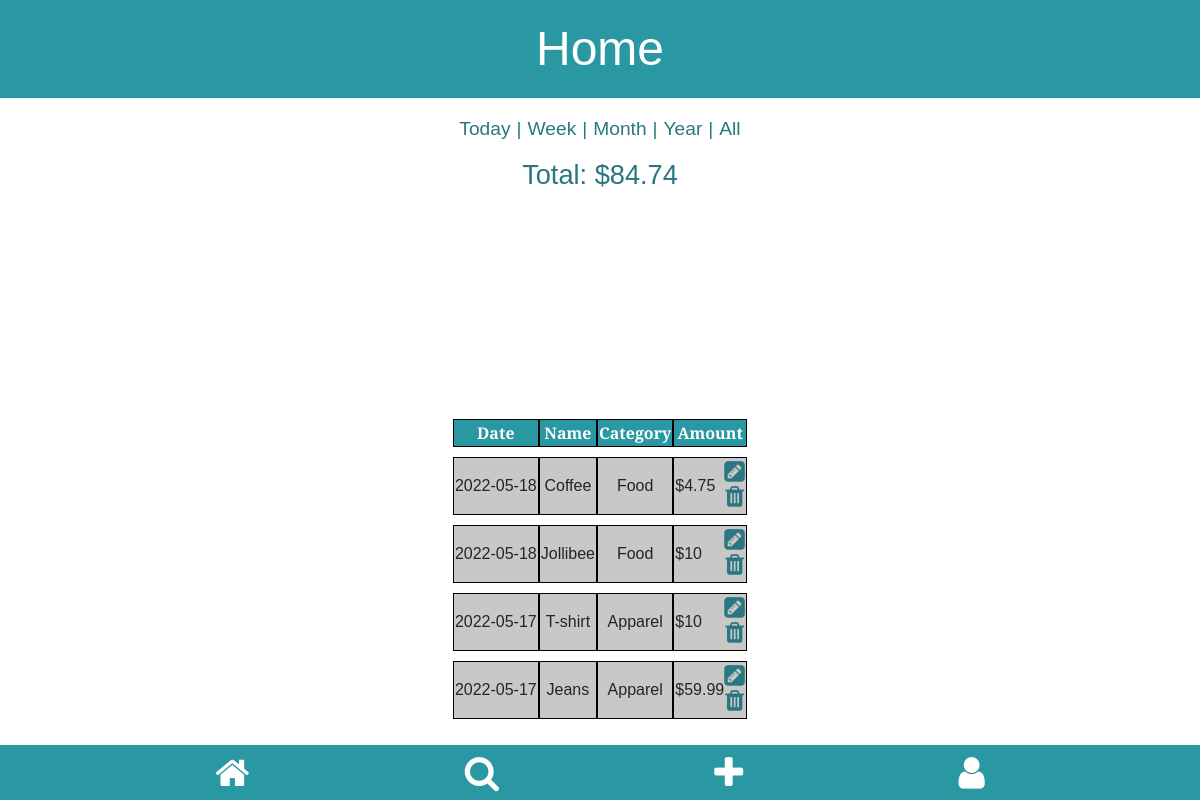
Before: /home/week (signed in) with the older database file.
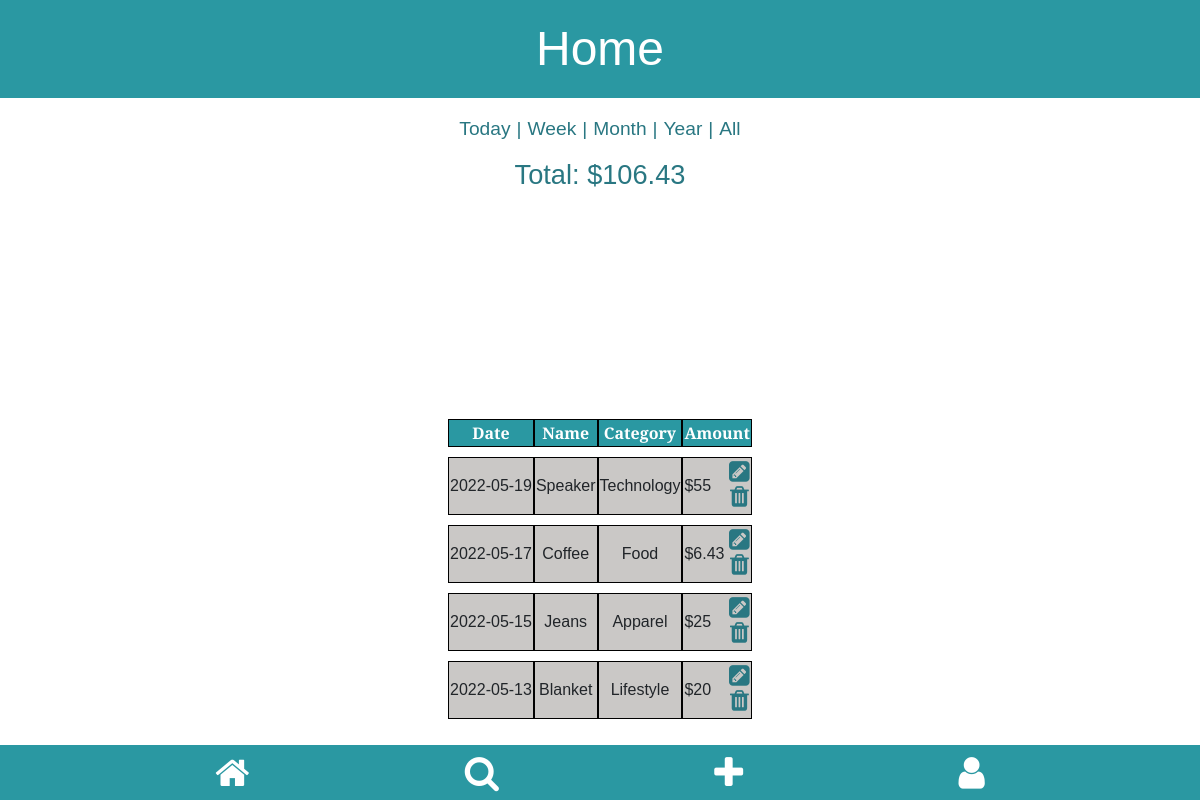
After: the same page with the newer database file.
### tables this page shows
CREATE TABLE expenses (
                                    id integer PRIMARY KEY,
                                    user_id integer NOT NULL,
                                    name text NOT NULL,
                                    date numeric NOT NULL,
                                    category text NOT NULL,
                                    amount numberic NOT NULL,
                                    FOREIGN KEY (user_id) REFERENCES users (id)
                                );

### app.py (the view, shortened to what this page needs)
@app.route("/home/week", methods=["GET", "POST"])
def homepage_week():
    conn = create_connection("database.db")
    tuple_expenses = get_expense_week(conn, session["uid"])
    total_category_exp = []
    for category in CATEGORIES:
        total_category_exp.append(
            get_total_expenses_by_category(conn, session["uid"], category)
        )
    total_expense = tuple_expenses[0]
    conn.close()
    user_expenses = sorted([data_to_dict(each_expense) for each_expense in tuple_expenses[1]],
                           key=lambda d: d["date"], reverse=True)
    pie_data = {
        "Category": "Amount",
        "Food": total_category_exp[0],
        "Apparel": total_category_exp[1],
        "Entertainment": total_category_exp[2],
        "Lifestyle": total_category_exp[3],
        "Miscellaneous": total_category_exp[4],
        "Groceries": total_category_exp[5],
        "Services": total_category_exp[6],
        "Technology": total_category_exp[7],
        "School": total_category_exp[8],
    }
    return (
        render_template(
            "home_week.html",
            user_expenses=user_expenses,
            total_expense=str(total_expense),
            data=pie_data,
        ),
        200,
    )

### app.py (called while the page is built)
def data_to_dict(data_tup: tuple) -> dict:
    return {
        "name": data_tup[2],
        "date": data_tup[3],
        "category": data_tup[4],
        "amount": data_tup[5],
        "eid": data_tup[0],
    }

### modules/expense_module.py (called while the page is built)
def get_total_expenses_by_category(conn, uid: int, category: str) -> int:
    cur = conn.cursor()
    cur.execute(
        "SELECT amount FROM expenses WHERE user_id=? AND category=?",
        (
            uid,
            category,
        ),
    )
    total = 0
    for row in cur.fetchall():
        total += row[0]
    return total

def get_expense_week(conn, uid: int) -> tuple:
    cur = conn.cursor()
    cur.execute(
        "SELECT * FROM expenses WHERE DATE(date) >= DATE('now', '-7 day') AND user_id=?", (uid,))
    week_exp = cur.fetchall()
    total = 0
    if week_exp:
        for e in week_exp:
            total += e[5]
    return float("{:.2f}".format(total)), week_exp

### sql_db.py (called while the page is built)
def create_connection(db_file):
    conn = None
    try:
        conn = sqlite3.connect(db_file)
        return conn
    except Error as e:
        print(e)
    return conn

### templates/home_week.html
{% extends 'home.html' %}

### templates/home.html (shortened to what this page needs)
{% extends 'app.html' %}
{% block css_linking %}
<link href="/static/home.css" rel="stylesheet"> {% endblock %}
{% block heading1 %} Home {% endblock %}
{% block main_content %}
<section class="filter-tabs">
    {% if user_expenses|length > 0 %}
    <form action="/home/today" method="post">
        <button type="submit" class="filter-btn">Today</button>|
    </form>
    <form action="/home/week" method="post">
        <button type="submit" class="filter-btn">Week</button>|
    </form>
    <form action="/home/month" method="post">
        <button type="submit" class="filter-btn">Month</button>|
    </form>
    <form action="/home/year" method="post">
        <button type="submit" class="filter-btn">Year</button>|
    </form>
    <form action="/home" method="post">
        <button type="submit" class="filter-btn">All</button>
    </form>
    {% endif %}
</section>
<section class="total-expense">
    <p>Total: ${{ total_expense }}</p>
</section>
<section class="pie-chart-display">
    <div style=" width: 100%; overflow: hidden;">
        <div id="piechart_3d" style="width: 300px; height: 167px; overflow: hidden;"></div>
    </div>
</section>
<section class="expense-cards">
    <table class="sortable">
        {% if user_expenses|length > 0 %}
        <thead>
            <tr>
                <th>Date</th>
                <th>Name</th>
                <th>Category</th>
                <th>Amount</th>
            </tr>
        </thead>
        {% endif %}
        <tbody>
            {% for user_expense in user_expenses %}
            <tr>
                <td>
                    {{ user_expense.date }}
                </td>
                <td>
                    {{ user_expense.name }}
                </td>
                <td>
                    {{ user_expense.category }}
                </td>
                <td class="expense-amount">
                    ${{ user_expense.amount }}
                    <div class="home-icons">
                        <span id="{{ user_expense.eid }}">
                            <a href="{{ url_for('get_expense', eid=user_expense.eid) }}">
                                <i class="fa fa-pencil-square" aria-hidden="true"></i>
                            </a>
                        </span>
                        <form action="/home" method="POST">
                            <button type="submit" class="btn"><i class="fa fa-trash" aria-hidden="true"></i></button>
                        </form>
                    </div>
                </td>
            </tr>
            {% endfor %}
        </tbody>
    </table>
</section>
{% endblock %}

Changed rows visible on the page:
no longer on this page (row edited): expenses: date "2022-05-18", name "Coffee", category "Food", amount "4.75"
no longer on this page (row edited): expenses: date "2022-05-18", name "Jollibee", category "Food", amount "10"
no longer on this page (row edited): expenses: date "2022-05-17", name "T-shirt", category "Apparel", amount "10"
no longer on this page (row edited): expenses: date "2022-05-17", name "Jeans", category "Apparel", amount "59.99"
added expenses: date "2022-05-19", name "Speaker", category "Technology", amount "55"
added expenses: date "2022-05-17", name "Coffee", category "Food", amount "6.43"
added expenses: date "2022-05-15", name "Jeans", category "Apparel", amount "25"
added expenses: date "2022-05-13", name "Blanket", category "Lifestyle", amount "20"
Other visible differences:
{{ total_expense }}: "84.74" → "106.43"
